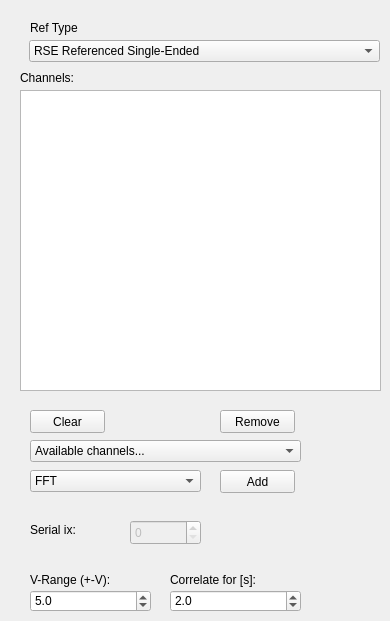
        <widget class="QWidget" name="read_tab">
         <property name="enabled">
          <bool>true</bool>
         </property>
         <attribute name="title">
          <string>Read</string>
         </attribute>
         <widget class="QComboBox" name="terminaCVonfiguration_comboBox">
          <property name="geometry">
           <rect>
            <x>29</x>
            <y>40</y>
            <width>351</width>
            <height>22</height>
           </rect>
          </property>
          <property name="toolTip">
           <string>RSE Referenced Single-Ended; NRSE Non-Referenced Single-Ended; BAL_DIFF Differential; Pseudodifferential</string>
          </property>
          <item>
           <property name="text">
            <string>RSE Referenced Single-Ended</string>
           </property>
          </item>
          <item>
           <property name="text">
            <string>NRSE Non-Referenced Single-Ended</string>
           </property>
          </item>
          <item>
           <property name="text">
            <string>BAL_DIFF Differential</string>
           </property>
          </item>
          <item>
           <property name="text">
            <string>Pseudodifferential</string>
           </property>
          </item>
         </widget>
         <widget class="QLabel" name="label_3">
          <property name="geometry">
           <rect>
            <x>30</x>
            <y>20</y>
            <width>181</width>
            <height>16</height>
           </rect>
          </property>
          <property name="text">
           <string>Ref Type</string>
          </property>
         </widget>
         <widget class="QListWidget" name="readChannelList">
          <property name="geometry">
           <rect>
            <x>20</x>
            <y>90</y>
            <width>361</width>
            <height>301</height>
           </rect>
          </property>
          <property name="alternatingRowColors">
           <bool>true</bool>
          </property>
          <property name="selectionMode">
           <enum>QAbstractItemView::MultiSelection</enum>
          </property>
         </widget>
         <widget class="QLabel" name="label_4">
          <property name="geometry">
           <rect>
            <x>20</x>
            <y>70</y>
            <width>261</width>
            <height>16</height>
           </rect>
          </property>
          <property name="text">
           <string>Channels:</string>
          </property>
         </widget>
         <widget class="QPushButton" name="readClearPushButton">
          <property name="geometry">
           <rect>
            <x>30</x>
            <y>410</y>
            <width>75</width>
            <height>23</height>
           </rect>
          </property>
          <property name="text">
           <string>Clear</string>
          </property>
         </widget>
         <widget class="QPushButton" name="readAddChannelPushButton">
          <property name="geometry">
           <rect>
            <x>220</x>
            <y>470</y>
            <width>75</width>
            <height>23</height>
           </rect>
          </property>
          <property name="text">
           <string>Add</string>
          </property>
         </widget>
         <widget class="QComboBox" name="readChannelcomboBox">
          <property name="geometry">
           <rect>
            <x>30</x>
            <y>440</y>
            <width>271</width>
            <height>22</height>
           </rect>
          </property>
          <item>
           <property name="text">
            <string>Available channels...</string>
           </property>
          </item>
         </widget>
         <widget class="QPushButton" name="readRemovePushButton">
          <property name="geometry">
           <rect>
            <x>220</x>
            <y>410</y>
            <width>75</width>
            <height>23</height>
           </rect>
          </property>
          <property name="text">
           <string>Remove</string>
          </property>
         </widget>
         <widget class="QComboBox" name="channelDataTypeComboBox">
          <property name="geometry">
           <rect>
            <x>30</x>
            <y>470</y>
            <width>171</width>
            <height>22</height>
           </rect>
          </property>
          <item>
           <property name="text">
            <string>FFT</string>
           </property>
          </item>
          <item>
           <property name="text">
            <string>Corr reference</string>
           </property>
          </item>
          <item>
           <property name="text">
            <string>Mean</string>
           </property>
          </item>
          <item>
           <property name="text">
            <string>Max</string>
           </property>
          </item>
          <item>
           <property name="text">
            <string>Min</string>
           </property>
          </item>
          <item>
           <property name="text">
            <string>Acc&amp;HR</string>
           </property>
          </item>
          <item>
           <property name="text">
            <string>Raw</string>
           </property>
          </item>
          <item>
           <property name="text">
            <string>Divide</string>
           </property>
          </item>
          <item>
           <property name="text">
            <string>Serial</string>
           </property>
          </item>
          <item>
           <property name="text">
            <string>TrainTgt</string>
           </property>
          </item>
         </widget>
         <widget class="QLabel" name="label_7">
          <property name="geometry">
           <rect>
            <x>30</x>
            <y>570</y>
            <width>141</width>
            <height>20</height>
           </rect>
          </property>
          <property name="text">
           <string>V-Range (+-V):</string>
          </property>
         </widget>
         <widget class="QDoubleSpinBox" name="readVoltageRangeSpinBox">
          <property name="geometry">
           <rect>
            <x>30</x>
            <y>590</y>
            <width>121</width>
            <height>22</height>
           </rect>
          </property>
          <property name="decimals">
           <number>1</number>
          </property>
          <property name="minimum">
           <double>0.100000000000000</double>
          </property>
          <property name="maximum">
           <double>11.000000000000000</double>
          </property>
          <property name="value">
           <double>5.000000000000000</double>
          </property>
         </widget>
         <widget class="QLabel" name="label_25">
          <property name="geometry">
           <rect>
            <x>170</x>
            <y>570</y>
            <width>141</width>
            <height>20</height>
           </rect>
          </property>
          <property name="text">
           <string>Correlate for [s]:</string>
          </property>
         </widget>
         <widget class="QDoubleSpinBox" name="readCorrelationTimeSpinBox">
          <property name="geometry">
           <rect>
            <x>170</x>
            <y>590</y>
            <width>131</width>
            <height>22</height>
           </rect>
          </property>
          <property name="decimals">
           <number>1</number>
          </property>
          <property name="minimum">
           <double>0.100000000000000</double>
          </property>
          <property name="maximum">
           <double>30.000000000000000</double>
          </property>
          <property name="value">
           <double>2.000000000000000</double>
          </property>
         </widget>
         <widget class="QLabel" name="label_35">
          <property name="geometry">
           <rect>
            <x>30</x>
            <y>520</y>
            <width>141</width>
            <height>20</height>
           </rect>
          </property>
          <property name="text">
           <string>Serial ix:</string>
          </property>
         </widget>
         <widget class="QSpinBox" name="readSerialIXspinBox">
          <property name="enabled">
           <bool>false</bool>
          </property>
          <property name="geometry">
           <rect>
            <x>130</x>
            <y>520</y>
            <width>71</width>
            <height>25</height>
           </rect>
          </property>
         </widget>
        </widget>
